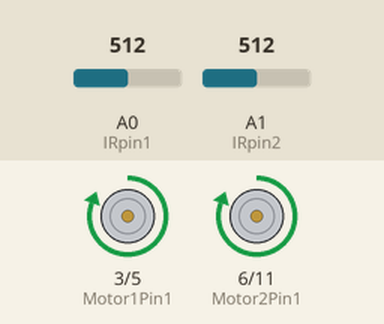
This sketch was run on a simulated Arduino Uno, built with avr-gcc and run on an emulated ATmega328P. On the bench: motor-driver pin pairs drawn as motors (green arrow = first pin HIGH = forward, orange = second pin HIGH = backward, longer = more drive). The test bench sets the inputs (shaded band); at power-on: A0 (IRpin1) = 512, A1 (IRpin2) = 512.

Above: at 1.2 s.
1.3 s: A0 (IRpin1) set to 626
2.8 s: A0 (IRpin1) set to 647
At 4.0 s:
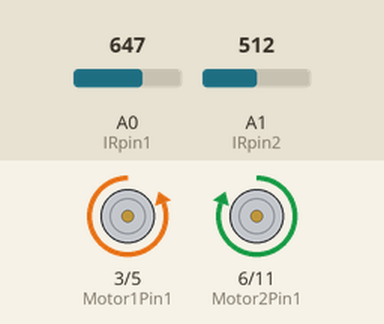
4.3 s: A1 (IRpin2) set to 526
At 5.1 s:
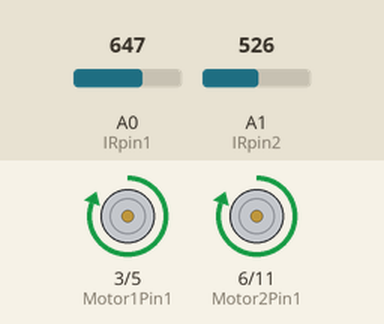
5.8 s: A1 (IRpin2) set to 848
7.3 s: A1 (IRpin2) set to 872
At 8.5 s:
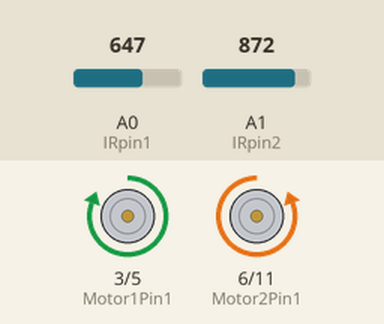
8.8 s: A1 (IRpin2) set to 716
At 9.7 s:
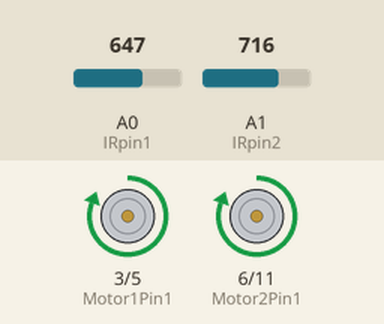
Timing chart, 0 to 11.3 s (numbered marks = the images above; inputs shaded):
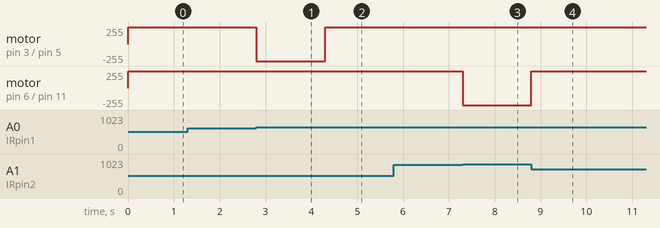

Measured:
- the behaviour switches between 634 and 635 on A0 (IRpin1) (found by bisection; images 0 and 1)
- the behaviour switches between 519 and 520 on A1 (IRpin2) (found by bisection; images 1 and 2)
- the behaviour switches between 864 and 865 on A1 (IRpin2) (found by bisection; images 2 and 3)
- after the input at 1.3 s, every drawn part: stays the same
- after the input at 2.8 s, motor on pin 3 (Motor1Pin1) / pin 5 (Motor1Pin2): forward 255/255 → backward 255/255 at once
- after the input at 4.3 s, motor on pin 3 (Motor1Pin1) / pin 5 (Motor1Pin2): backward 255/255 → forward 255/255 at once
- after the input at 5.8 s, every drawn part: stays the same
- after the input at 7.3 s, motor on pin 6 (Motor2Pin1) / pin 11 (Motor2Pin2): forward 255/255 → backward 255/255 at once
- after the input at 8.8 s, motor on pin 6 (Motor2Pin1) / pin 11 (Motor2Pin2): backward 255/255 → forward 255/255 at once

The sketch:

sumoV1.ino
```cpp
const int Motor1Pin1 = 3;
const int Motor1Pin2 = 5;
const int Motor2Pin1 = 6;
const int Motor2Pin2 = 11;
const int IRpin1 = 0;
const int IRpin2 = 1;

float distance = 0.0;

void setup() {
  Serial.begin(9600);
  pinMode(Motor1Pin1, OUTPUT);
  pinMode(Motor1Pin2, OUTPUT);
  pinMode(Motor2Pin1, OUTPUT);
  pinMode(Motor2Pin2, OUTPUT);

}


void loop() {

  float volts1 = analogRead(IRpin1)*0.0048828125;
  float distance1 = 65*pow(volts1,-1.10);
  float volts2 = analogRead(IRpin2)*0.0048828125;
  float distance2 = 65*pow(volts2,-1.10);

  if (distance1 - distance2 > 5.0 ){
    GoRight();
  }
  else if (distance1 - distance2 < -5.0 ){
    GoLeft();
  }
  else {
    GoForward();

  }


}

void GoForward(){
  digitalWrite(Motor1Pin2, LOW);
  digitalWrite(Motor1Pin1, HIGH);
  digitalWrite(Motor2Pin2, LOW);
  digitalWrite(Motor2Pin1, HIGH);
}

void GoBackward(){
  digitalWrite(Motor1Pin1, LOW);
  digitalWrite(Motor1Pin2, HIGH);
  digitalWrite(Motor2Pin1, LOW);
  digitalWrite(Motor2Pin2, HIGH);
}

void GoLeft(){
  digitalWrite(Motor1Pin1, LOW);
  digitalWrite(Motor1Pin2, HIGH);
  digitalWrite(Motor2Pin2, LOW);
  digitalWrite(Motor2Pin1, HIGH);
}

void GoRight(){
  digitalWrite(Motor1Pin2, LOW);
  digitalWrite(Motor1Pin1, HIGH);
  digitalWrite(Motor2Pin1, LOW);
  digitalWrite(Motor2Pin2, HIGH);
}

void Stop(){
  digitalWrite(Motor1Pin2, LOW);
  digitalWrite(Motor1Pin1, LOW);
  digitalWrite(Motor2Pin1, LOW);
  digitalWrite(Motor2Pin2, LOW);
}
```
